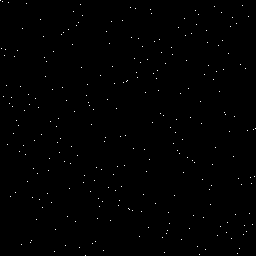

Python code for this plot:
#!/usr/bin/python3

from PIL import Image
import numpy as np

data = np.zeros((256, 256), dtype = np.uint8)

p = 3
n = 257

j = 1
for i in range(256):
    data[i,j-1] = 255;
    j = (j * p) % n

img = Image.fromarray(data, "L")
img.save("mask.png")
